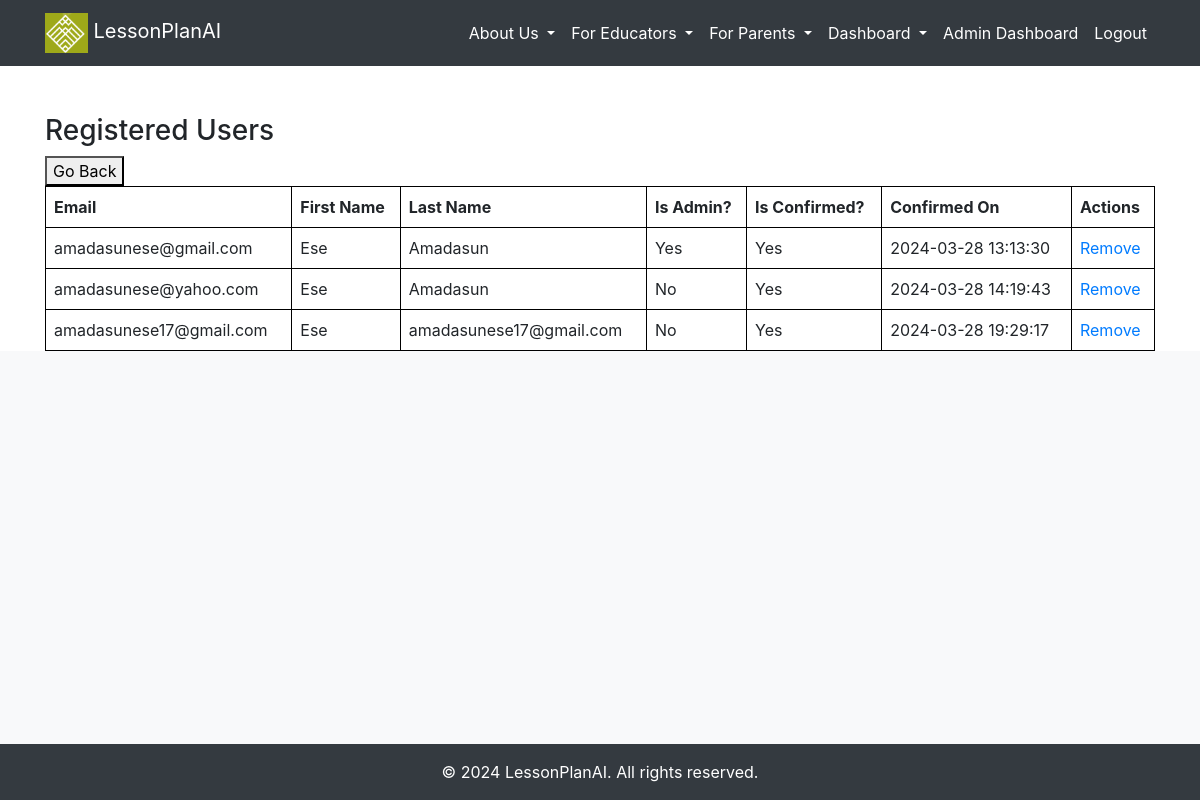
Page /admin_users (signed in) on the earlier database version.
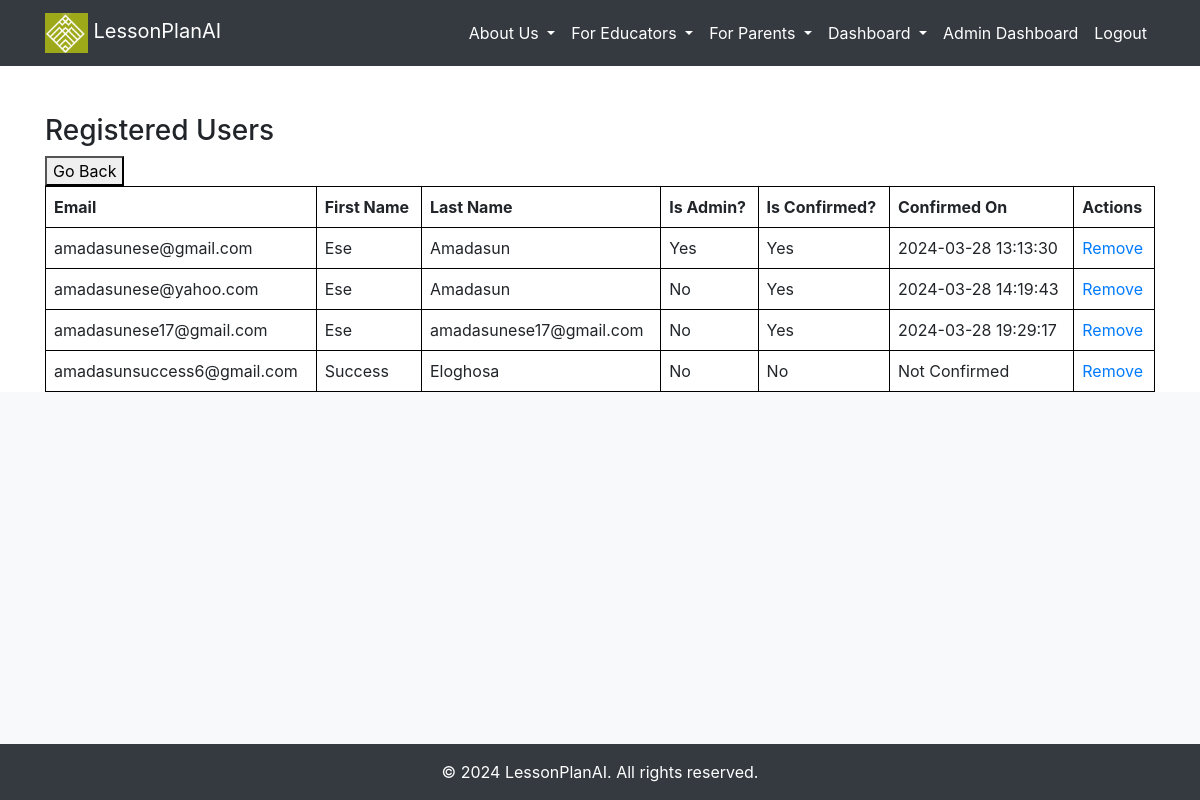
Same page on the later database version.
### src/accounts/models.py (models this page shows, shortened)
class User(UserMixin, db.Model):
    __tablename__ = "users"
    id = db.Column(db.Integer, primary_key=True)
    email = db.Column(db.String, unique=True, nullable=False)
    first_name = db.Column(db.String, nullable=False)
    last_name = db.Column(db.String, nullable=False)
    password = db.Column(db.String, nullable=False)
    created_on = db.Column(db.DateTime, nullable=False)
    is_admin = db.Column(db.Boolean, nullable=False, default=False)
    is_confirmed = db.Column(db.Boolean, nullable=True, default=False)
    confirmed_on = db.Column(db.DateTime, nullable=True)
    subscription = db.relationship('Subscription', backref='user', uselist=False)
    tutor = db.relationship('Tutor', backref='user', uselist=False)

### src/core/views.py (the view)
@core_bp.route('/admin_users')
@login_required
def manage_users():
    if not current_user.is_admin:
        flash('Access denied: You must be an admin to view this page.', 'danger')
        return redirect(url_for('core.index'))
    """Query users with subscriptions"""
    users_with_subscriptions = User.query.options(joinedload(User.subscription)).all()
    return render_template('core/manage_users.html', users=users_with_subscriptions)

### src/__init__.py (called while the page is built)
@login_manager.user_loader
def load_user(user_id):
    return User.query.filter(User.id == int(user_id)).first()

### src/templates/core/manage_users.html
{% extends '_base.html' %}
{% block content %}
  <h3>Registered Users</h3>
  <button onclick="window.history.back();">Go Back</button>
  <table style="border-collapse: collapse; width: 100%;">
    <tr>
      <th style="border: 1px solid black;">Email</th>
      <th style="border: 1px solid black;">First Name</th>
      <th style="border: 1px solid black;">Last Name</th>
      <th style="border: 1px solid black;">Is Admin?</th>
      <th style="border: 1px solid black;">Is Confirmed?</th>
      <th style="border: 1px solid black;">Confirmed On</th>
      <th style="border: 1px solid black;">Actions</th>
    </tr>
    {% for user in users %}
      <tr>
        <td style="border: 1px solid black;">{{ user.email }}</td>
        <td style="border: 1px solid black;">{{ user.first_name }}</td>
        <td style="border: 1px solid black;">{{ user.last_name }}</td>
        <td style="border: 1px solid black;">{{ 'Yes' if user.is_admin else 'No' }}</td>
        <td style="border: 1px solid black;">{{ 'Yes' if user.is_confirmed else 'No' }}</td>
        <td style="border: 1px solid black;">{{ user.confirmed_on.strftime('%Y-%m-%d %H:%M:%S') if user.confirmed_on else 'Not Confirmed' }}</td>
        <td style="border: 1px solid black;">
          <a href="{{ url_for('core.delete_user', user_id=user.id) }}">Remove</a>
        </td>
      </tr>
    {% endfor %}
  </table>
{% endblock %}

### src/templates/_base.html (shortened to what this page needs)
<!DOCTYPE html>
<html>
<head>
    <link href="https://maxcdn.bootstrapcdn.com/bootstrap/4.5.2/css/bootstrap.min.css" rel="stylesheet">
    <link rel="stylesheet" type="text/css" href="/static/styles.css">
    <link href="https://stackpath.bootstrapcdn.com/bootstrap/4.3.1/css/bootstrap.min.css" rel="stylesheet">
    <link href="https://stackpath.bootstrapcdn.com/bootstrap/5.1.0/css/bootstrap.min.css" rel="stylesheet">
    <link rel="stylesheet" href="https://cdnjs.cloudflare.com/ajax/libs/font-awesome/6.1.1/css/all.min.css">
</head>
<body>
    {% include 'navigation.html' %}
    <div class="container mt-4">
        <div>
            {% block content %}
            {% endblock %}
        </div>
    </div>
    <div id="social-media" class="bg-light py-4">
    </div>
    <footer class="bg-dark text-white py-3">
        <div class="container text-center">
            &copy; 2024 LessonPlanAI. All rights reserved.
        </div>
    </footer>
    <link rel="stylesheet" href="https://stackpath.bootstrapcdn.com/bootstrap/4.5.2/css/bootstrap.min.css">
</body>
</html>

### src/templates/navigation.html (shortened to what this page needs)
<header>
  <nav class="navbar navbar-expand-lg navbar-dark bg-dark">
      <div class="container">
          <a class="navbar-brand" href="{{ url_for('core.home') }}">
              <img src="{{ url_for('static', filename='images/fav.png') }}" alt="Logo" class="img-fluid" style="height: 40px;">
              LessonPlanAI
          </a>
          <div class="collapse navbar-collapse" id="navbarResponsive">
              <ul class="navbar-nav ml-auto">
          <li class="nav-item dropdown">
            <a class="nav-link dropdown-toggle" href="#" id="navbarDropdownMenuLink" role="button" data-toggle="dropdown" aria-haspopup="true" aria-expanded="false">
                About Us
            </a>
        </li>
              <li class="nav-item dropdown">
                <a class="nav-link dropdown-toggle" href="#" id="navbarDropdownMenuLink" role="button" data-toggle="dropdown" aria-haspopup="true" aria-expanded="false">
                    For Educators
                </a>
            </li>
            <li class="nav-item dropdown">
              <a class="nav-link dropdown-toggle" href="#" id="navbarDropdownMenuLink" role="button" data-toggle="dropdown" aria-haspopup="true" aria-expanded="false">
                  For Parents
              </a>
          </li>
            {% if current_user.is_authenticated %}
            <li class="nav-item dropdown">
              <a class="nav-link dropdown-toggle" href="#" id="navbarDropdownMenuLink" role="button" data-toggle="dropdown" aria-haspopup="true" aria-expanded="false">
                  Dashboard
              </a>
          </li>
            {% if current_user.is_admin %}
            <li class="nav-item"><a class="nav-link" href="{{ url_for('core.admin_dashboard') }}">Admin Dashboard</a></li>
            {% endif %}
            <li class="nav-item"><a class="nav-link" href="{{ url_for('accounts.logout') }}">Logout</a></li>
            {% endif %}
          </ul>
        </div>
      </div>
  </header>

### src/static/styles.css (style rules this page uses)
a { text-decoration: none; }
body { display: flex; flex-direction: column; min-height: 100vh; }
#social-media { flex: 1 0 auto; }
footer { flex-shrink: 0; }
.navbar-nav .nav-link { color: white !important; }
.navbar-nav { margin-bottom: 0; }
.navbar { padding-top: 0; padding-bottom: 20px; }
table { width: 100%; border-collapse: collapse; }
th, td { border: 1px solid black; padding: 8px; text-align: left; }

Differences in the rows shown:
added User: email "amadasunsuccess6@gmail.com", first_name "Success", last_name "Eloghosa", is_admin "No", is_confirmed "No", confirmed_on "Not Confirmed"
